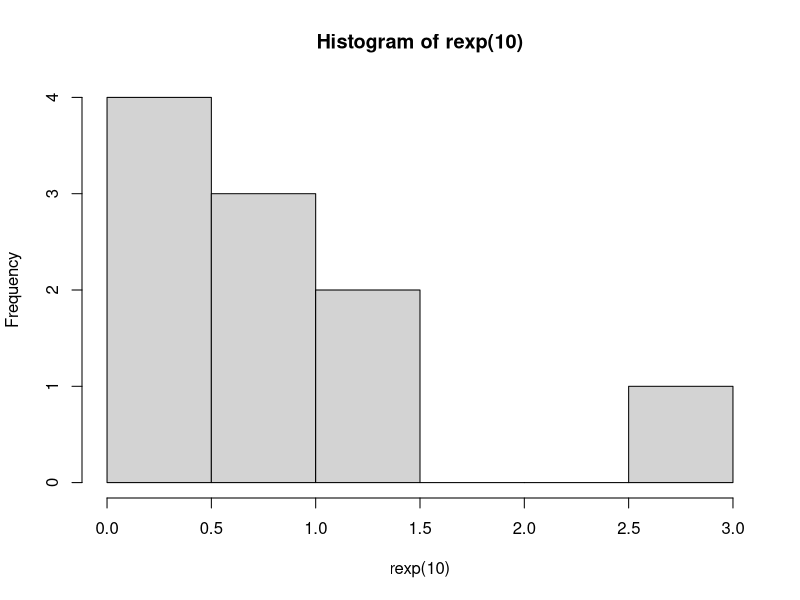
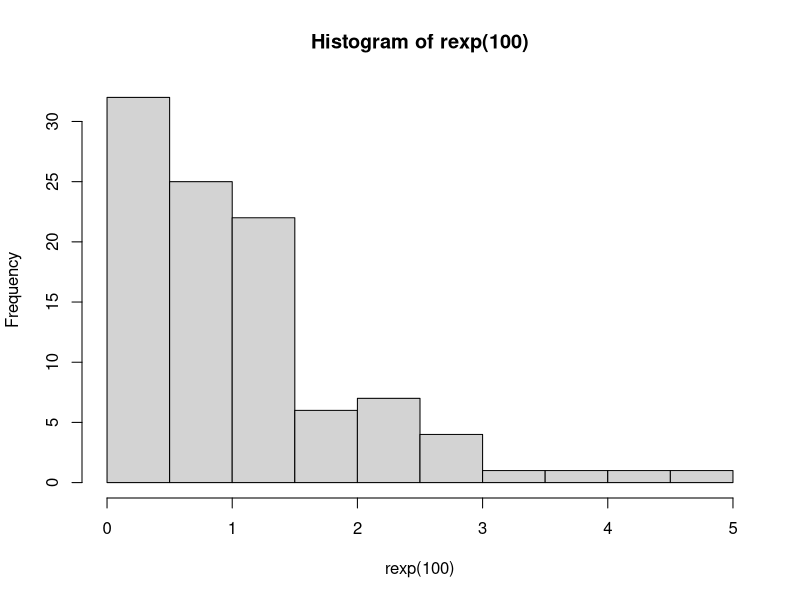
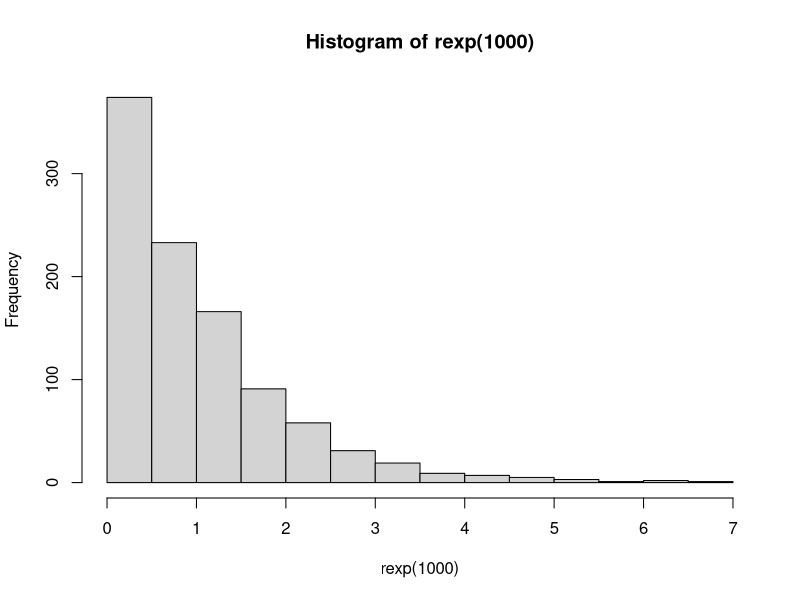
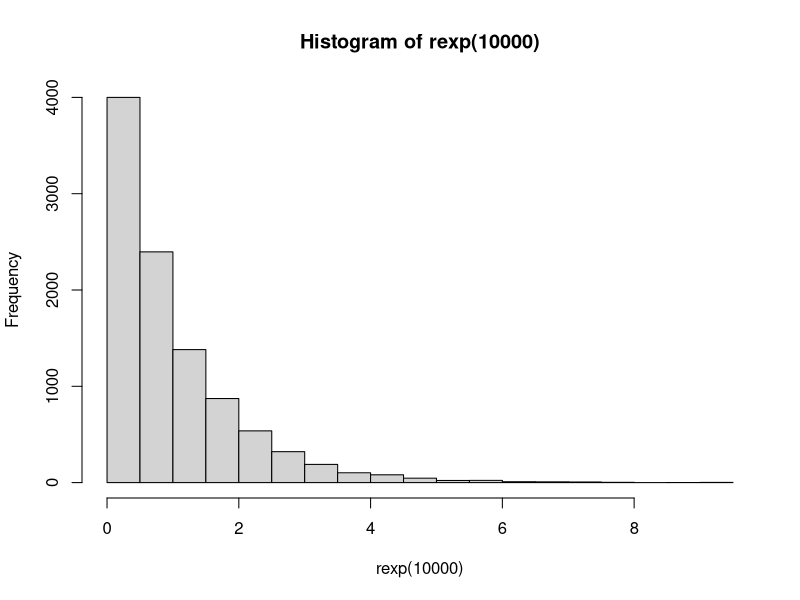

The R source for these figures, in order:
lamb <- 3
n <- 100

rataan <- function(lamb){
  return (1/lamb)
} #Rumus rataan

varian <- function(lamb){
  return(1/lamb ^ 2)
} #Rumus varian

# 5a = Menghitung distribusi poisson dengan ?? = 3
set.seed(1)
dexp(3)

# 5b = Histogram dari Distribusi Exponensial untuk 10, 100, 1000 dan 10000 bilangan random
hist(rexp(10)) # Histogram distribusi eksponensial untuk 10 angka random
hist(rexp(100)) # Histogram distribusi eksponensial untuk 100 angka random
hist(rexp(1000)) # Histogram distribusi eksponensial untuk 1000 angka random
hist(rexp(10000)) # Histogram distribusi eksponensial untuk 10000 angka random

# 5c = Menghitung rata-rata dan varian
paste("5c: rata-rata = ", rataan(lamb), ", varian = ", varian(lamb))